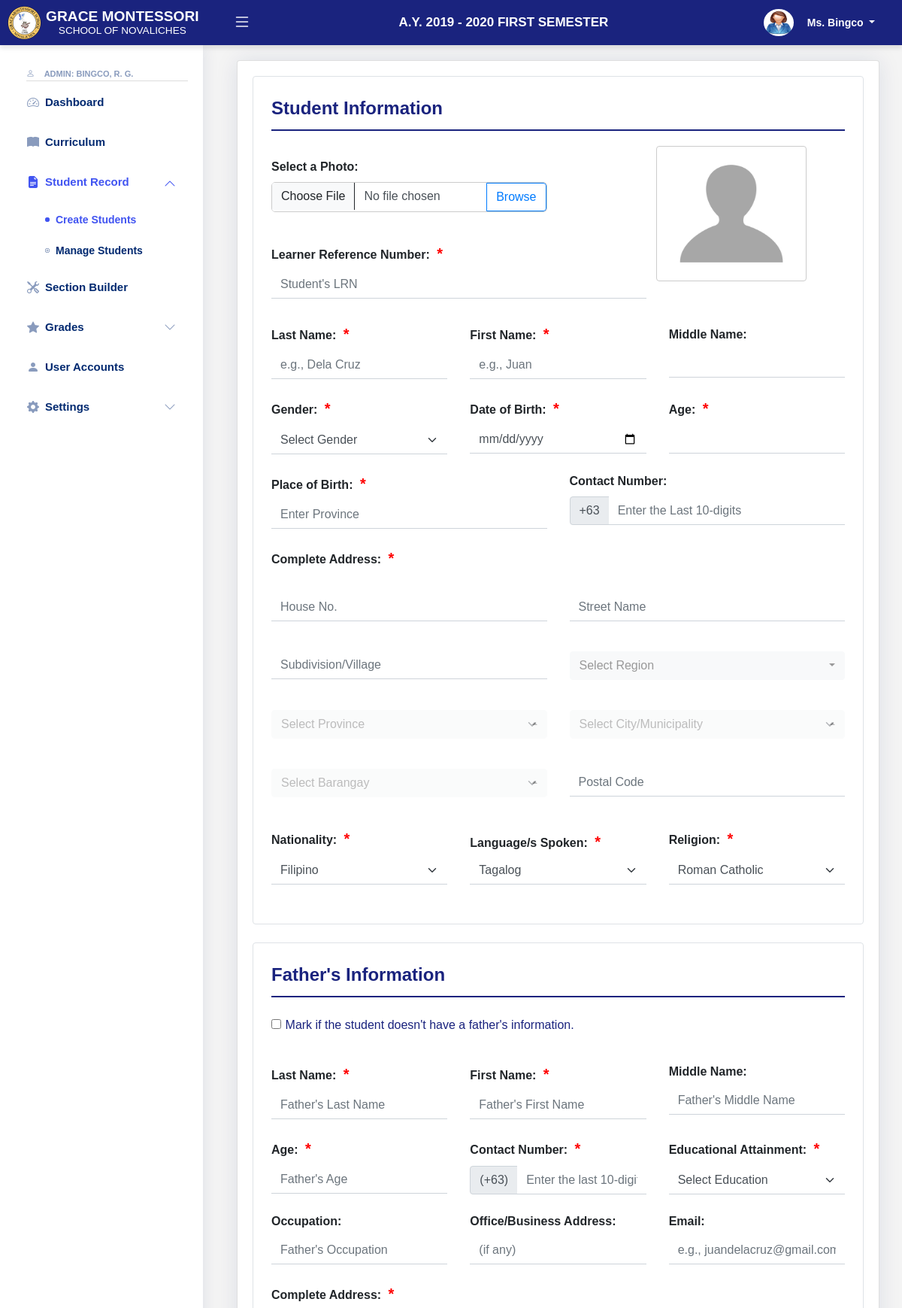
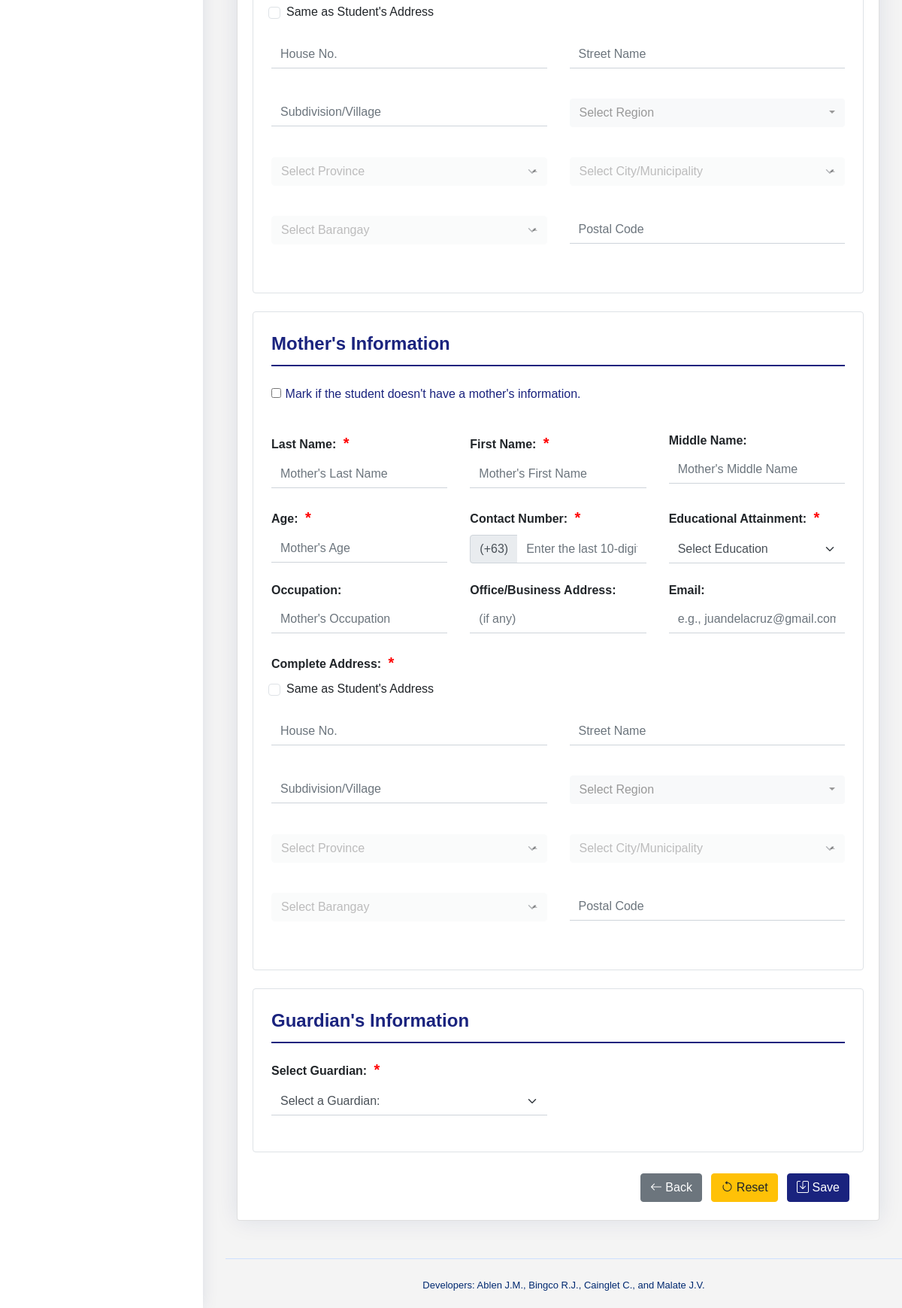
Page /gmsn/sh_studRecord.php (signed in) on the committed database (2 pictures, top to bottom).
### tables this page shows
CREATE TABLE `academic_year` (
  `ayID` int(50) NOT NULL AUTO_INCREMENT,
  `ayName` varchar(15) NOT NULL,
  `semID` int(11) NOT NULL,
  `start` int(10) DEFAULT NULL,
  `end` int(10) DEFAULT NULL,
  `gradeSwitch` tinyint(4) DEFAULT NULL,
  `isActive` tinyint(4) DEFAULT 1,
  PRIMARY KEY (`ayID`),
  UNIQUE KEY `unique_ayName` (`ayName`)
);

CREATE TABLE `semester` (
  `semID` int(50) NOT NULL AUTO_INCREMENT,
  `semCode` varchar(10) NOT NULL,
  `semName` varchar(20) NOT NULL,
  PRIMARY KEY (`semID`)
);

CREATE TABLE `users` (
  `uid` int(25) NOT NULL AUTO_INCREMENT,
  `facultyID` int(11) DEFAULT NULL,
  `userID` varchar(255) DEFAULT NULL,
  `photo` text DEFAULT NULL,
  `lname` varchar(200) DEFAULT NULL,
  `fname` varchar(200) DEFAULT NULL,
  `mname` varchar(200) DEFAULT NULL,
  `gender` varchar(10) DEFAULT NULL,
  `email` varchar(200) DEFAULT NULL,
  `contact` varchar(20) DEFAULT NULL,
  `password` varchar(100) DEFAULT NULL,
  `userTypeID` int(11) DEFAULT 1,
  `isActive` tinyint(4) DEFAULT 1,
  `showPass` varchar(255) DEFAULT NULL,
  `isDefault` tinyint(4) DEFAULT NULL,
  PRIMARY KEY (`uid`),
  UNIQUE KEY `userID` (`userID`),
  UNIQUE KEY `unique_userID` (`userID`)
);

### gmsn/sh_studRecord.php (the view, shortened to what the rows shown need)
<!DOCTYPE html>
<html lang="en">
<head>
    <link href="assets/vendor/bootstrap/css/bootstrap.min.css" rel="stylesheet">
    <link href="assets/vendor/bootstrap-icons/bootstrap-icons.css" rel="stylesheet">
    <link href="assets/vendor/boxicons/css/boxicons.min.css" rel="stylesheet">
    <link href="assets/vendor/quill/quill.snow.css" rel="stylesheet">
    <link href="assets/vendor/quill/quill.bubble.css" rel="stylesheet">
    <link href="assets/vendor/remixicon/remixicon.css" rel="stylesheet">
    <link href="assets/vendor/simple-datatables/style.css" rel="stylesheet">
    <link href="assets/css/style.css" rel="stylesheet">
</head>
<body>
    <?php require_once "support/header.php"?>
    <?php require_once "support/sidebar.php"?>
</body>
</html>

### gmsn/support/header.php (shortened to what the rows shown need)
<?php
if (isset($_SESSION['userID'])) {
  require_once("includes/config.php");
  $query = "SELECT a.*, ut.userType
            FROM users a
            JOIN user_type ut ON a.userTypeID = ut.typeID
            WHERE userID = :userID";
  $stmt = $conn->prepare($query);
  $stmt->bindParam(':userID', $_SESSION['userID'], PDO::PARAM_STR);
  $stmt->execute();
  $user = $stmt->fetch(PDO::FETCH_ASSOC);
}
?>
<?php
require_once("includes/config.php");
$query = "SELECT ay.*, s.semName
          FROM academic_year ay
          JOIN semester s ON ay.semID = s.semID";
$stmt = $conn->prepare($query);
$stmt->execute();
$acadYear = $stmt->fetchAll(PDO::FETCH_ASSOC);
?>
<header id="header" class="header fixed-top d-flex align-items-center">
  <div class="container-fluid">
    <div class="col-auto">
      <?php if (!empty($acadYear)): ?>
        <?php foreach ($acadYear as $row): ?>
          <span>A.Y. <?php echo $row['ayName'] . ' ' . strtoupper($row['semName']); ?></span>
        <?php endforeach; ?>
      <?php else: ?>
        <p style="color: white;">No active sessions found.</p>
      <?php endif; ?>
    </div>
  </div>
  <nav class="header-nav ms-auto">
    <ul class="d-flex align-items-center">
      <?php if (isset($user)) : ?>
        <li class="nav-item dropdown pe-3">
          <a class="nav-link nav-profile d-flex align-items-center pe-0" href="#" data-bs-toggle="dropdown">
            <?php
              $profile = !empty($user['photo']) ? $user['photo'] : ($user['gender'] == 'Male' ? 'assets/img/maleUser.png' : 'assets/img/femaleUser.png');
            ?>
            <img src="<?php echo $profile; ?>" alt="Profile" class="rounded-circle">
            <span class="d-none d-md-block dropdown-toggle ps-2 white-text">
              <?php echo $user['gender'] == 'Male' ? 'Mr. ' . $user['lname'] : 'Ms. ' . $user['lname']; ?>
            </span>
          </a>
        </li>
      <?php endif; ?>
    </ul>
  </nav>
</header>

### gmsn/support/sidebar.php (shortened to what the rows shown need)
<?php
if(isset($_SESSION['userID'])) {
  require_once("includes/config.php");
    $query = "SELECT s.*, (SELECT userType FROM user_type WHERE TypeID = s.userTypeID) AS userType
    FROM users s WHERE s.userID = :userID";
    $stmt = $conn->prepare($query);
    $stmt->bindParam(':userID', $_SESSION['userID'], PDO::PARAM_STR);
    $stmt->execute();
    $user = $stmt->fetch(PDO::FETCH_ASSOC);
require_once("modals/AYModal.php");
}
?>
<aside id="sidebar" class="sidebar">
    <ul class="sidebar-nav" id="sidebar-nav">
        <li class="nav-heading">
        <?php if (isset($user)) : ?>
            <i class="bi bi-person"></i>
            <span><?php echo $user['userType'] . ': ' . $user['lname'] . ', ' . $user['fname'][0] . '. ' . $user['mname'][0] . '.'; ?></span>
        <?php endif; ?>
        </li>
    </ul>
</aside>

### rows in the picture
academic_year: ayName "2019 - 2020", semID.semName "FIRST SEMESTER"
users: lname "Bingco", lname "BINGCO", fname "R", mname "G"

### other values in the picture
$user['userType'] "ADMIN"
